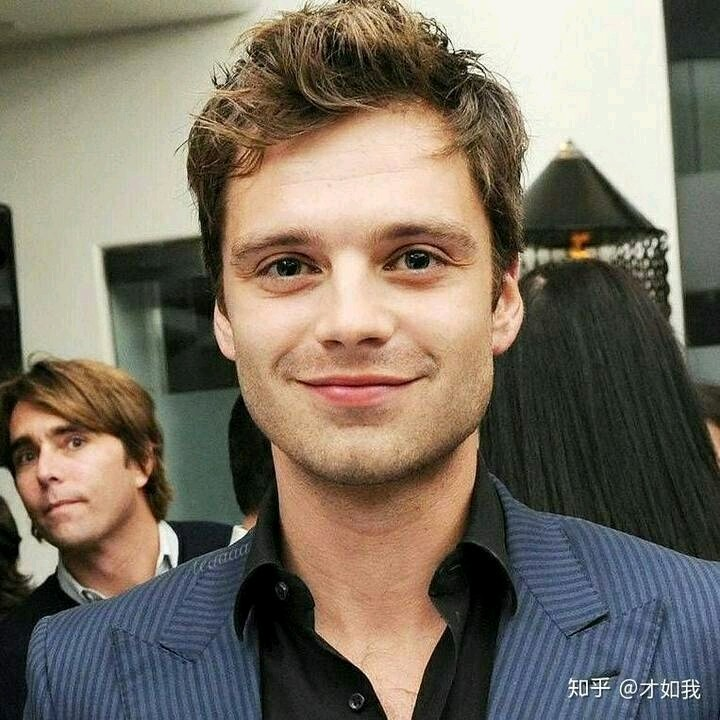
#> input picture testimg/test1.jpg, 720 x 720 px
$ python -i kcftracker.py   (imports and definitions only)
#> lines starting #> are read from the running program, lines starting #| are printed output that depends on the picture
import numpy as np
import cv2

import fhog

# ffttools
# [4 lines left out: function fftd, not called in this run]

def real(img):
	return img[:,:,0]

def imag(img):
	return img[:,:,1]

# [41 lines left out: functions complexMultiplication, complexDivision, rearrange, not called in this run]


# recttools
def x2(rect):
	return rect[0] + rect[2]

def y2(rect):
	return rect[1] + rect[3]

def limit(rect, limit):
	if(rect[0]+rect[2] > limit[0]+limit[2]):
		rect[2] = limit[0]+limit[2]-rect[0]
	if(rect[1]+rect[3] > limit[1]+limit[3]):
		rect[3] = limit[1]+limit[3]-rect[1]
	if(rect[0] < limit[0]):
		rect[2] -= (limit[0]-rect[0])
		rect[0] = limit[0]
	if(rect[1] < limit[1]):
		rect[3] -= (limit[1]-rect[1])
		rect[1] = limit[1]
	if(rect[2] < 0):
		rect[2] = 0
	if(rect[3] < 0):
		rect[3] = 0
	return rect

# [8 lines left out: function getBorder, not called in this run]

def subwindow(img, window, borderType=cv2.BORDER_CONSTANT):
	cutWindow = [x for x in window]
	limit(cutWindow, [0,0,img.shape[1],img.shape[0]])   # modify cutWindow
	assert(cutWindow[2]>0 and cutWindow[3]>0)
	border = getBorder(window, cutWindow)
	res = img[cutWindow[1]:cutWindow[1]+cutWindow[3], cutWindow[0]:cutWindow[0]+cutWindow[2]]

	if(border != [0,0,0,0]):
		res = cv2.copyMakeBorder(res, border[1], border[3], border[0], border[2], borderType)
	return res


# KCF tracker
class KCFTracker:
	def __init__(self, hog=False, fixed_window=True, multiscale=False):
		self.lambdar = 0.0001   # regularization
		self.padding = 2.5   # extra area surrounding the target
		self.output_sigma_factor = 0.125   # bandwidth of gaussian target

		if(hog):  # HOG feature
			# VOT
			self.interp_factor = 0.012   # linear interpolation factor for adaptation
			self.sigma = 0.6  # gaussian kernel bandwidth
			# TPAMI   #interp_factor = 0.02   #sigma = 0.5
			self.cell_size = 4   # HOG cell size
			self._hogfeatures = True
		else:  # raw gray-scale image # aka CSK tracker
			self.interp_factor = 0.075
			self.sigma = 0.2
			self.cell_size = 1
			self._hogfeatures = False

		if(multiscale):
			self.template_size = 96   # template size
			self.scale_step = 1.05   # scale step for multi-scale estimation
			self.scale_weight = 0.96   # to downweight detection scores of other scales for added stability
		elif(fixed_window):
			self.template_size = 96
			self.scale_step = 1
		else:
			self.template_size = 1
			self.scale_step = 1

		self._tmpl_sz = [0,0]  # cv::Size, [width,height]  #[int,int]
		self._roi = [0.,0.,0.,0.]  # cv::Rect2f, [x,y,width,height]  #[float,float,float,float]
		self.size_patch = [0,0,0]  #[int,int,int]
		self._scale = 1.   # float
		self._alphaf = None  # numpy.ndarray    (size_patch[0], size_patch[1], 2)
		self._prob = None  # numpy.ndarray    (size_patch[0], size_patch[1], 2)
		self._tmpl = None  # numpy.ndarray    raw: (size_patch[0], size_patch[1])   hog: (size_patch[2], size_patch[0]*size_patch[1])
		self.hann = None  # numpy.ndarray    raw: (size_patch[0], size_patch[1])   hog: (size_patch[2], size_patch[0]*size_patch[1])

	def subPixelPeak(self, left, center, right):
		divisor = 2*center - right - left   #float
		return (0 if abs(divisor)<1e-3 else 0.5*(right-left)/divisor)

	# [53 lines left out: functions createHanningMats, createGaussianPeak, gaussianCorrelation, not called in this run]

	def getFeatures(self, image, inithann, scale_adjust=1.0):
		extracted_roi = [0,0,0,0]   #[int,int,int,int]
		cx = self._roi[0] + self._roi[2]/2  #float
		cy = self._roi[1] + self._roi[3]/2  #float

		if(inithann):
			padded_w = self._roi[2] * self.padding
			padded_h = self._roi[3] * self.padding

			if(self.template_size > 1):
				if(padded_w >= padded_h):
					self._scale = padded_w / float(self.template_size)
				else:
					self._scale = padded_h / float(self.template_size)
				self._tmpl_sz[0] = int(padded_w / self._scale)
				self._tmpl_sz[1] = int(padded_h / self._scale)
			else:
				self._tmpl_sz[0] = int(padded_w)
				self._tmpl_sz[1] = int(padded_h)
				self._scale = 1.

			if(self._hogfeatures):
				self._tmpl_sz[0] = int(self._tmpl_sz[0]) / (2*self.cell_size) * 2*self.cell_size + 2*self.cell_size
				self._tmpl_sz[1] = int(self._tmpl_sz[1]) / (2*self.cell_size) * 2*self.cell_size + 2*self.cell_size
			else:
				self._tmpl_sz[0] = int(self._tmpl_sz[0]) / 2 * 2
				self._tmpl_sz[1] = int(self._tmpl_sz[1]) / 2 * 2

		extracted_roi[2] = int(scale_adjust * self._scale * self._tmpl_sz[0])
		extracted_roi[3] = int(scale_adjust * self._scale * self._tmpl_sz[1])
		extracted_roi[0] = int(cx - extracted_roi[2]/2)
		extracted_roi[1] = int(cy - extracted_roi[3]/2)

		z = subwindow(image, extracted_roi, cv2.BORDER_REPLICATE)
		if(z.shape[1]!=self._tmpl_sz[0] or z.shape[0]!=self._tmpl_sz[1]):
			# z = cv2.resize(z, tuple(self._tmpl_sz))
			self._tmpl_sz = [int(self._tmpl_sz[0]), int(self._tmpl_sz[1])]
			print(f"self._tmpl_sz: {self._tmpl_sz}, type: {type(self._tmpl_sz[0])}, {type(self._tmpl_sz[1])}")
			z = cv2.resize(z, (int(self._tmpl_sz[0]), int(self._tmpl_sz[1])))

		if(self._hogfeatures):
			mapp = {'sizeX':0, 'sizeY':0, 'numFeatures':0, 'map':0}
			mapp = fhog.getFeatureMaps(z, self.cell_size, mapp)
			mapp = fhog.normalizeAndTruncate(mapp, 0.2)
			mapp = fhog.PCAFeatureMaps(mapp)
			self.size_patch = list(map(int, [mapp['sizeY'], mapp['sizeX'], mapp['numFeatures']]))
			FeaturesMap = mapp['map'].reshape((self.size_patch[0]*self.size_patch[1], self.size_patch[2])).T   # (size_patch[2], size_patch[0]*size_patch[1])
		else:
			if(z.ndim==3 and z.shape[2]==3):
				FeaturesMap = cv2.cvtColor(z, cv2.COLOR_BGR2GRAY)   # z:(size_patch[0], size_patch[1], 3)  FeaturesMap:(size_patch[0], size_patch[1])   #np.int8  #0~255
			elif(z.ndim==2):
				FeaturesMap = z   #(size_patch[0], size_patch[1]) #np.int8  #0~255
			FeaturesMap = FeaturesMap.astype(np.float32) / 255.0 - 0.5
			self.size_patch = [z.shape[0], z.shape[1], 1]

		if(inithann):
			self.createHanningMats()  # createHanningMats need size_patch

		FeaturesMap = self.hann * FeaturesMap
		return FeaturesMap

	# [32 lines left out: functions detect, train, init, not called in this run]

	def update(self, image):
		if(self._roi[0]+self._roi[2] <= 0):  self._roi[0] = -self._roi[2] + 1
		if(self._roi[1]+self._roi[3] <= 0):  self._roi[1] = -self._roi[2] + 1
		if(self._roi[0] >= image.shape[1]-1):  self._roi[0] = image.shape[1] - 2
		if(self._roi[1] >= image.shape[0]-1):  self._roi[1] = image.shape[0] - 2

		cx = self._roi[0] + self._roi[2]/2.
		cy = self._roi[1] + self._roi[3]/2.

		loc, peak_value = self.detect(self._tmpl, self.getFeatures(image, 0, 1.0))

		if(self.scale_step != 1):
			# Test at a smaller _scale
			new_loc1, new_peak_value1 = self.detect(self._tmpl, self.getFeatures(image, 0, 1.0/self.scale_step))
			# Test at a bigger _scale
			new_loc2, new_peak_value2 = self.detect(self._tmpl, self.getFeatures(image, 0, self.scale_step))

			if(self.scale_weight*new_peak_value1 > peak_value and new_peak_value1>new_peak_value2):
				loc = new_loc1
				peak_value = new_peak_value1
				self._scale /= self.scale_step
				self._roi[2] /= self.scale_step
				self._roi[3] /= self.scale_step
			elif(self.scale_weight*new_peak_value2 > peak_value):
				loc = new_loc2
				peak_value = new_peak_value2
				self._scale *= self.scale_step
				self._roi[2] *= self.scale_step
				self._roi[3] *= self.scale_step

		self._roi[0] = cx - self._roi[2]/2.0 + loc[0]*self.cell_size*self._scale
		self._roi[1] = cy - self._roi[3]/2.0 + loc[1]*self.cell_size*self._scale

		if(self._roi[0] >= image.shape[1]-1):  self._roi[0] = image.shape[1] - 1
		if(self._roi[1] >= image.shape[0]-1):  self._roi[1] = image.shape[0] - 1
		if(self._roi[0]+self._roi[2] <= 0):  self._roi[0] = -self._roi[2] + 2
		if(self._roi[1]+self._roi[3] <= 0):  self._roi[1] = -self._roi[3] + 2
		assert(self._roi[2]>0 and self._roi[3]>0)

		x = self.getFeatures(image, 0, 1.0)
		self.train(x, self.interp_factor)

		return self._roi

>>> import cv2
>>> picture = cv2.imread('../testimg/test1.jpg', cv2.IMREAD_GRAYSCALE)
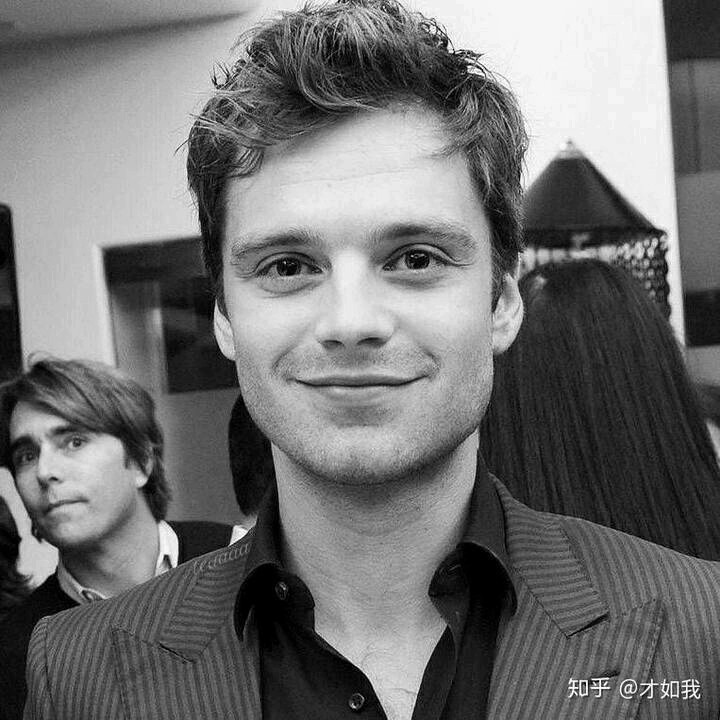
#> picture: shape (720, 720); min 0, max 255, mean 113.7
>>> result = KCFTracker().update(picture)
#> (the run stopped early here; a loop or call above may not have finished)
